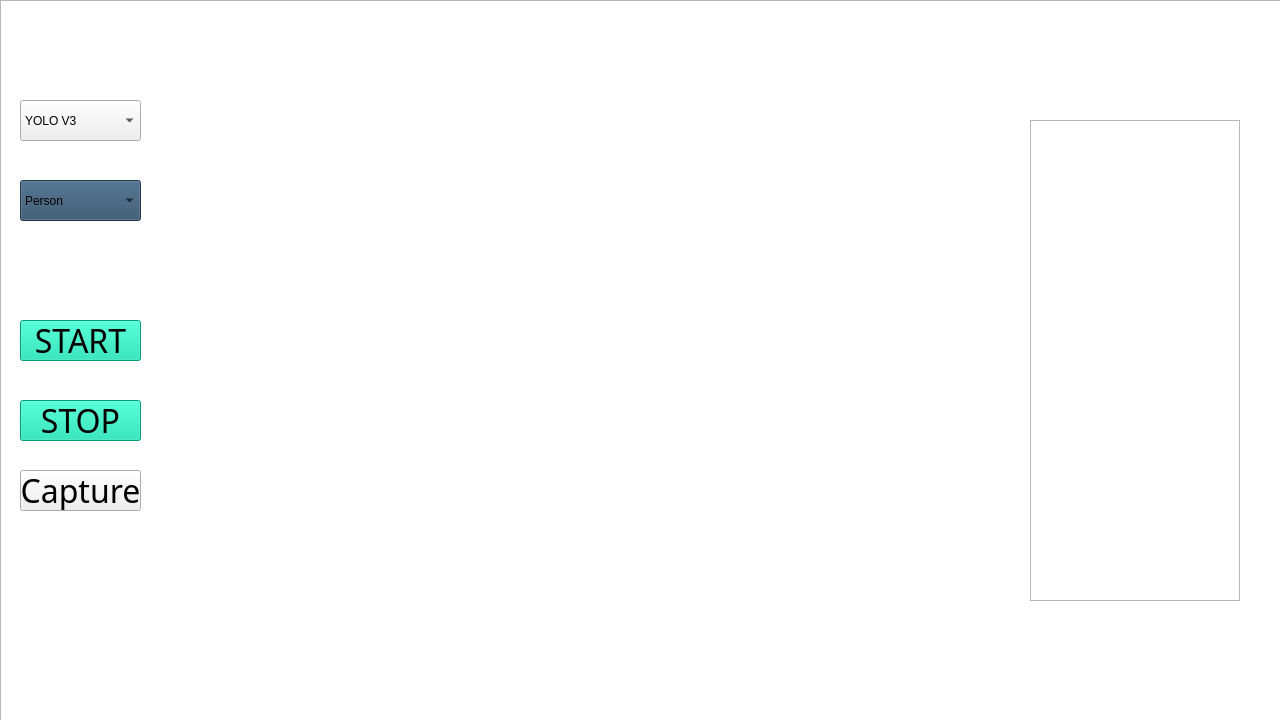
<?xml version="1.0" encoding="UTF-8"?>
<ui version="4.0">
 <class>Form</class>
 <widget class="QWidget" name="Form">
  <property name="geometry">
   <rect>
    <x>0</x>
    <y>0</y>
    <width>1280</width>
    <height>720</height>
   </rect>
  </property>
  <property name="maximumSize">
   <size>
    <width>16777213</width>
    <height>16777215</height>
   </size>
  </property>
  <property name="windowTitle">
   <string>Form</string>
  </property>
  <property name="autoFillBackground">
   <bool>false</bool>
  </property>
  <property name="styleSheet">
   <string notr="true"/>
  </property>
  <widget class="QPushButton" name="pushButton">
   <property name="geometry">
    <rect>
     <x>20</x>
     <y>400</y>
     <width>121</width>
     <height>41</height>
    </rect>
   </property>
   <property name="font">
    <font>
     <family>MS PGothic</family>
     <pointsize>24</pointsize>
     <weight>50</weight>
     <italic>false</italic>
     <bold>false</bold>
    </font>
   </property>
   <property name="autoFillBackground">
    <bool>false</bool>
   </property>
   <property name="styleSheet">
    <string notr="true">background-color:rgb(3, 219, 172)</string>
   </property>
   <property name="text">
    <string>STOP</string>
   </property>
  </widget>
  <widget class="QPushButton" name="pushButton_2">
   <property name="geometry">
    <rect>
     <x>20</x>
     <y>320</y>
     <width>121</width>
     <height>41</height>
    </rect>
   </property>
   <property name="font">
    <font>
     <family>MS PGothic</family>
     <pointsize>24</pointsize>
     <weight>50</weight>
     <italic>false</italic>
     <bold>false</bold>
    </font>
   </property>
   <property name="acceptDrops">
    <bool>false</bool>
   </property>
   <property name="layoutDirection">
    <enum>Qt::LeftToRight</enum>
   </property>
   <property name="autoFillBackground">
    <bool>false</bool>
   </property>
   <property name="styleSheet">
    <string notr="true">background-color: rgb(3, 219, 172);</string>
   </property>
   <property name="text">
    <string>START</string>
   </property>
  </widget>
  <widget class="QComboBox" name="comboBox">
   <property name="geometry">
    <rect>
     <x>20</x>
     <y>100</y>
     <width>121</width>
     <height>41</height>
    </rect>
   </property>
   <property name="styleSheet">
    <string notr="true">background-color: rgbrgb(46, 77, 105)</string>
   </property>
   <item>
    <property name="text">
     <string>YOLO V3</string>
    </property>
   </item>
   <item>
    <property name="text">
     <string>RESNET</string>
    </property>
   </item>
   <item>
    <property name="text">
     <string>YOLO TINY</string>
    </property>
   </item>
  </widget>
  <widget class="QComboBox" name="comboBox_2">
   <property name="geometry">
    <rect>
     <x>20</x>
     <y>180</y>
     <width>121</width>
     <height>41</height>
    </rect>
   </property>
   <property name="styleSheet">
    <string notr="true">background-color: rgb(46, 77, 105)</string>
   </property>
   <item>
    <property name="text">
     <string>Person</string>
    </property>
   </item>
   <item>
    <property name="text">
     <string>Car</string>
    </property>
   </item>
   <item>
    <property name="text">
     <string>Cell Phone</string>
    </property>
   </item>
  </widget>
  <widget class="QGraphicsView" name="graphicsView">
   <property name="geometry">
    <rect>
     <x>0</x>
     <y>0</y>
     <width>1281</width>
     <height>721</height>
    </rect>
   </property>
   <property name="styleSheet">
    <string notr="true">background: url(D:Object.png);</string>
   </property>
  </widget>
  <widget class="QLabel" name="label">
   <property name="geometry">
    <rect>
     <x>170</x>
     <y>120</y>
     <width>851</width>
     <height>471</height>
    </rect>
   </property>
   <property name="text">
    <string/>
   </property>
  </widget>
  <widget class="QPushButton" name="pushButton_3">
   <property name="geometry">
    <rect>
     <x>20</x>
     <y>470</y>
     <width>121</width>
     <height>41</height>
    </rect>
   </property>
   <property name="font">
    <font>
     <family>MS PGothic</family>
     <pointsize>24</pointsize>
    </font>
   </property>
   <property name="text">
    <string>Capture</string>
   </property>
  </widget>
  <widget class="QListWidget" name="listWidget">
   <property name="geometry">
    <rect>
     <x>1030</x>
     <y>120</y>
     <width>210</width>
     <height>481</height>
    </rect>
   </property>
  </widget>
  <zorder>graphicsView</zorder>
  <zorder>pushButton</zorder>
  <zorder>pushButton_2</zorder>
  <zorder>comboBox</zorder>
  <zorder>comboBox_2</zorder>
  <zorder>label</zorder>
  <zorder>pushButton_3</zorder>
  <zorder>listWidget</zorder>
 </widget>
 <resources/>
 <connections/>
</ui>
